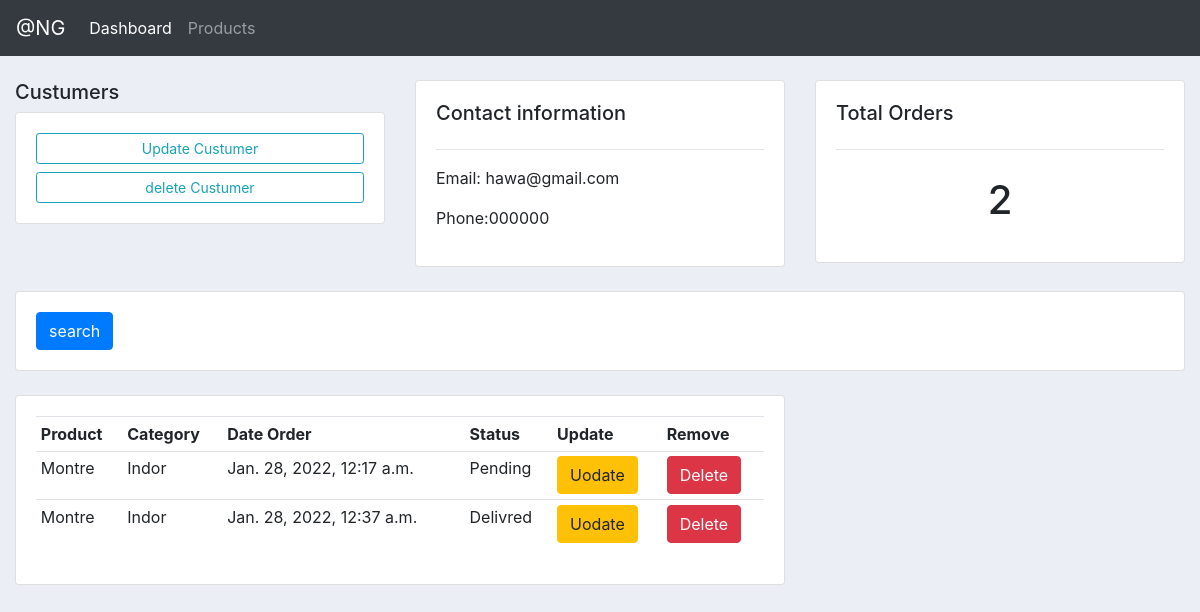
Before: /custumer/1/ with the older database file.
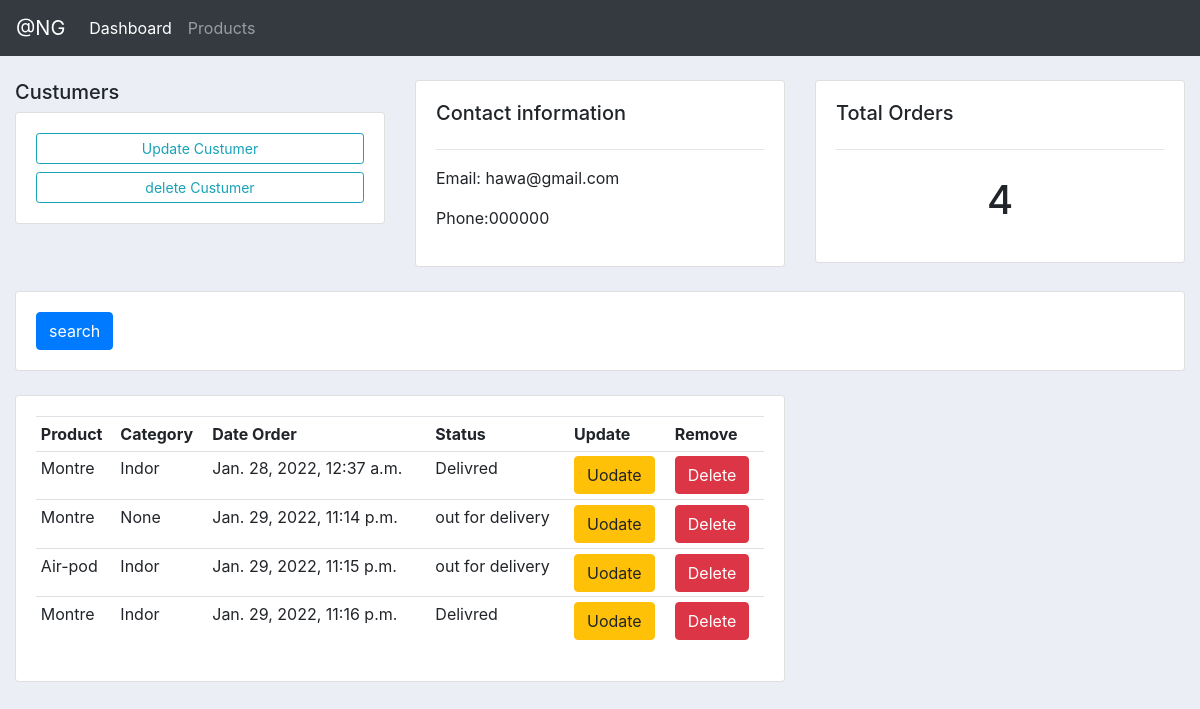
After: the same page with the newer database file.
### account/models.py (models this page shows, shortened)
class Order(models.Model):
    STATUS = (
        ('Pending', 'Pending'),
            ('out for delivery', 'Out for delivery'),
            ('Delivred', 'Delivred')
        )
    date_created = models.DateTimeField(auto_now_add=True)
    customer = models.ForeignKey(Custumer, on_delete=models.CASCADE, null=True)
    product = models.ForeignKey(Product, on_delete=models.CASCADE, null=True)
    status = models.CharField(max_length = 150, choices=STATUS)

class Product(models.Model):
    CATEGORY = (
        ("Indor", "Indor"),
        ("Out Dor", "Out Door")
    )
    name = models.CharField(max_length = 150, null=True)
    price = models.FloatField(null=True)
    category = models.CharField(max_length = 150, null=True , choices=CATEGORY)
    description = models.CharField(max_length = 150, null=True)
    date_created = models.DateTimeField(auto_now_add=True, null=True)
    def __str__(self):
       return self.name

### account/views.py (the view)
# urls.py: path("custumer/<str:pk>/", views.custumer, name="customer"),
def custumer(request, pk):
    custumer = Custumer.objects.get(id=pk)
    orders = custumer.order_set.all()
    orders_count = orders.count()
    context = {"custumer":custumer, "orders":orders, "orders_count":orders_count}
    return render(request, 'account/custumer.html', context)

### account/templates/account/custumer.html
{% extends "account/base.html" %}
{% block content %}
   <br>
   <div class="row">
        <div class="col-md-4">
                <h5>Custumers</h5>
            <div class="card card-body">
                <a href={% url 'createOrder' custumer.pk %} class="btn btn-outline-info btn-sm btn-block">Update Custumer</a>
                <a href="" class="btn btn-outline-info btn-sm btn-block">delete Custumer</a>
            </div>
        </div>
        <div class="col-md-4">
            <div class="card card-body">
                <h5>Contact information</h5>
                <hr>
                <p>Email: {{ custumer.email}}</p>
                <p>Phone:{{custumer.phone}}</p>
            </div>
        </div>
        <div class="col-md-4">
            <div class="card card-body">
                <h5>Total Orders</h5>
                <hr>
                <h1 style="text-align: center; padding: 10px"> {{orders_count}} </h1>
            </div>
        </div>
   </div>
   <br>
   <div class="row">
        <div class="col">
            <div class="card card-body">
                <form action="" method="get">
                    <button type="submit" class="btn btn-primary">search</button>
                </form>
            </div>
        </div>
   </div>
   <br>
   <div class="row">
       <div class="col-md-8">
            <div class="card card-body">
                <table class="table table-sm">
                    <tr>
                        <th>Product</th>
                        <th>Category</th>
                        <th>Date Order</th>
                        <th>Status</th>
                        <th>Update</th>
                        <th>Remove</th>
                    </tr>
                    {% for order in orders %}
                        <tr>
                            <td>{{ order.product}}</td>
                            <td>{{ order.product.category}}</td>
                            <td>{{ order.date_created}}</td>
                            <td>{{ order.status}}</td>
                             <td><a href={% url 'updateOrder' order.pk %} class="btn btn-warning">Uodate</a></td>
                       <td><a href={% url 'deleteOrder' order.pk %} class="btn btn-danger">Delete</a></td>
                        </tr>
                    {% endfor %}
                </table>
            </div>
       </div>
   </div>
{% endblock content %}

Changed rows visible on the page:
no longer on this page (row edited): Order: product "Montre", product.category "Indor", date_created "Jan. 28, 2022, 12:17 a.m.", status "Pending"
added Order: product "Montre", product.category "None", date_created "Jan. 29, 2022, 11:14 p.m.", status "out for delivery"
added Order: product "Air-pod", product.category "Indor", date_created "Jan. 29, 2022, 11:15 p.m.", status "out for delivery"
added Order: product "Montre", product.category "Indor", date_created "Jan. 29, 2022, 11:16 p.m.", status "Delivred"
Other visible differences:
{{ orders_count }}: "2" → "4"
